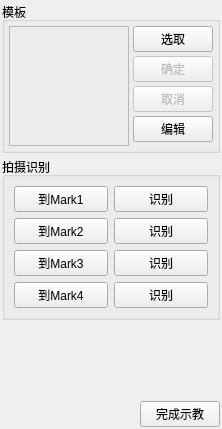
       <widget class="QWidget" name="tab">
        <attribute name="title">
         <string>识别</string>
        </attribute>
        <layout class="QVBoxLayout" name="verticalLayout_5">
         <property name="spacing">
          <number>4</number>
         </property>
         <property name="margin">
          <number>2</number>
         </property>
         <item>
          <widget class="QGroupBox" name="groupBox">
           <property name="title">
            <string>模板</string>
           </property>
           <layout class="QHBoxLayout" name="horizontalLayout">
            <property name="spacing">
             <number>4</number>
            </property>
            <property name="margin">
             <number>4</number>
            </property>
            <item>
             <widget class="QFrame" name="patternView">
              <property name="minimumSize">
               <size>
                <width>120</width>
                <height>120</height>
               </size>
              </property>
              <property name="maximumSize">
               <size>
                <width>120</width>
                <height>120</height>
               </size>
              </property>
              <property name="frameShape">
               <enum>QFrame::StyledPanel</enum>
              </property>
              <property name="frameShadow">
               <enum>QFrame::Raised</enum>
              </property>
             </widget>
            </item>
            <item>
             <layout class="QVBoxLayout" name="verticalLayout_4">
              <property name="spacing">
               <number>4</number>
              </property>
              <item>
               <widget class="QPushButton" name="bt_selectPattern">
                <property name="text">
                 <string>选取</string>
                </property>
               </widget>
              </item>
              <item>
               <widget class="QPushButton" name="bt_patternOk">
                <property name="enabled">
                 <bool>false</bool>
                </property>
                <property name="text">
                 <string>确定</string>
                </property>
               </widget>
              </item>
              <item>
               <widget class="QPushButton" name="bt_patternCancel">
                <property name="enabled">
                 <bool>false</bool>
                </property>
                <property name="text">
                 <string>取消</string>
                </property>
               </widget>
              </item>
              <item>
               <widget class="QPushButton" name="bt_editPattern">
                <property name="text">
                 <string>编辑</string>
                </property>
               </widget>
              </item>
             </layout>
            </item>
           </layout>
          </widget>
         </item>
         <item>
          <widget class="QGroupBox" name="groupBox_5">
           <property name="title">
            <string>拍摄识别</string>
           </property>
           <layout class="QGridLayout" name="gridLayout">
            <item row="0" column="0">
             <widget class="QPushButton" name="bt_goto0">
              <property name="toolTip">
               <string>运动到拍摄位置</string>
              </property>
              <property name="text">
               <string>到Mark1</string>
              </property>
             </widget>
            </item>
            <item row="0" column="1">
             <widget class="QPushButton" name="bt_detect0">
              <property name="toolTip">
               <string>运动到拍摄位置</string>
              </property>
              <property name="text">
               <string>识别</string>
              </property>
             </widget>
            </item>
            <item row="1" column="0">
             <widget class="QPushButton" name="bt_goto1">
              <property name="toolTip">
               <string>运动到拍摄位置</string>
              </property>
              <property name="text">
               <string>到Mark2</string>
              </property>
             </widget>
            </item>
            <item row="1" column="1">
             <widget class="QPushButton" name="bt_detect1">
              <property name="toolTip">
               <string>运动到拍摄位置</string>
              </property>
              <property name="text">
               <string>识别</string>
              </property>
             </widget>
            </item>
            <item row="2" column="0">
             <widget class="QPushButton" name="bt_goto2">
              <property name="toolTip">
               <string>运动到拍摄位置</string>
              </property>
              <property name="text">
               <string>到Mark3</string>
              </property>
             </widget>
            </item>
            <item row="2" column="1">
             <widget class="QPushButton" name="bt_detect2">
              <property name="toolTip">
               <string>运动到拍摄位置</string>
              </property>
              <property name="text">
               <string>识别</string>
              </property>
             </widget>
            </item>
            <item row="3" column="0">
             <widget class="QPushButton" name="bt_goto3">
              <property name="toolTip">
               <string>运动到拍摄位置</string>
              </property>
              <property name="text">
               <string>到Mark4</string>
              </property>
             </widget>
            </item>
            <item row="3" column="1">
             <widget class="QPushButton" name="bt_detect3">
              <property name="toolTip">
               <string>运动到拍摄位置</string>
              </property>
              <property name="text">
               <string>识别</string>
              </property>
             </widget>
            </item>
           </layout>
          </widget>
         </item>
         <item>
          <spacer name="verticalSpacer_3">
           <property name="orientation">
            <enum>Qt::Vertical</enum>
           </property>
           <property name="sizeHint" stdset="0">
            <size>
             <width>20</width>
             <height>77</height>
            </size>
           </property>
          </spacer>
         </item>
         <item>
          <layout class="QHBoxLayout" name="horizontalLayout_8">
           <item>
            <spacer name="horizontalSpacer">
             <property name="orientation">
              <enum>Qt::Horizontal</enum>
             </property>
             <property name="sizeHint" stdset="0">
              <size>
               <width>30</width>
               <height>20</height>
              </size>
             </property>
            </spacer>
           </item>
           <item>
            <widget class="QPushButton" name="bt_teachDone">
             <property name="maximumSize">
              <size>
               <width>16777215</width>
               <height>16777215</height>
              </size>
             </property>
             <property name="toolTip">
              <string>记录以上手动识别过程，以便自动识别</string>
             </property>
             <property name="text">
              <string>完成示教</string>
             </property>
            </widget>
           </item>
          </layout>
         </item>
        </layout>
       </widget>
